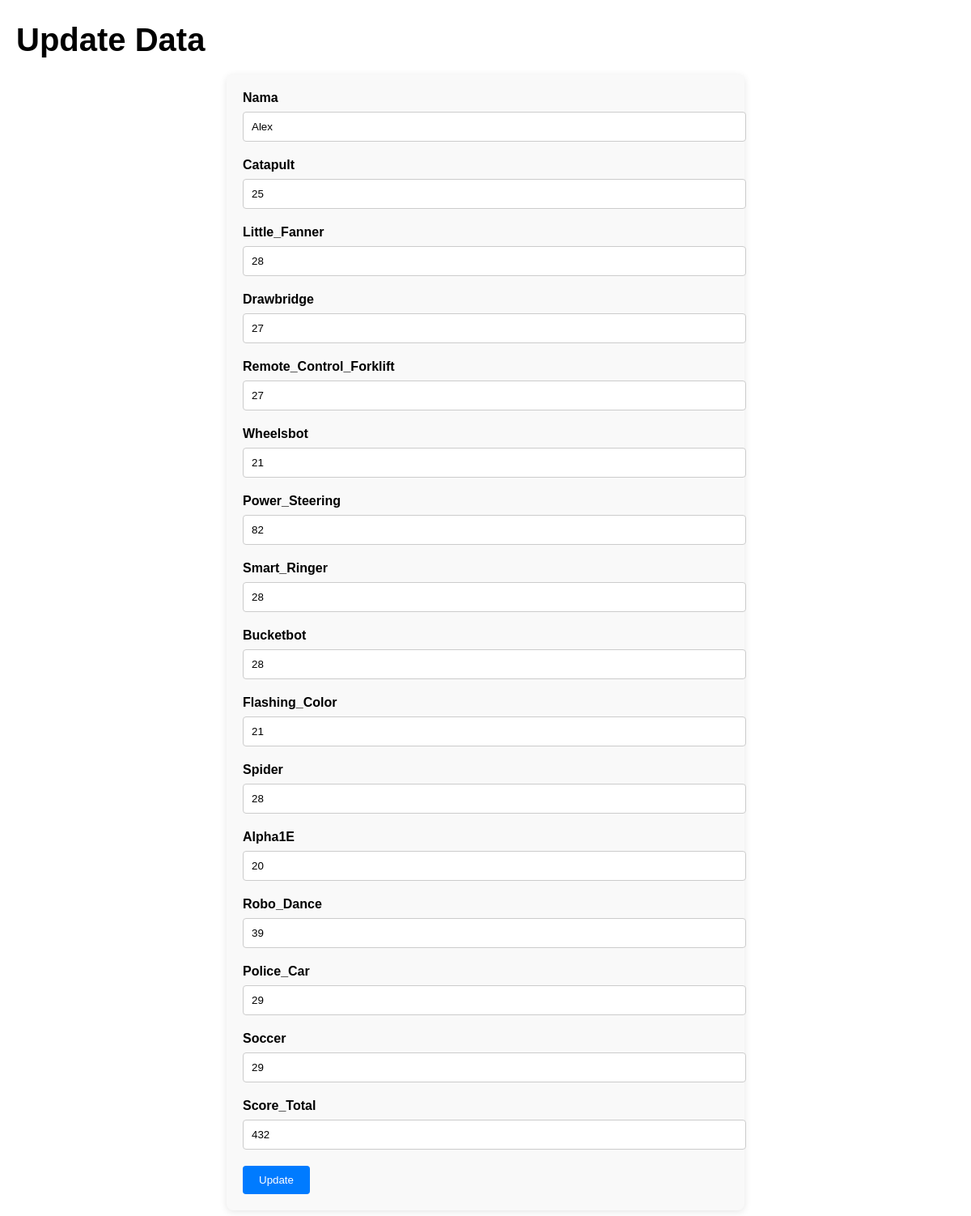
Screenshot of /update.php?id=2&table=uKit_Advanced with the database file from the repository.
### tables this page shows
CREATE TABLE `ukit_advanced` (
  `id` int NOT NULL,
  `Nama` varchar(100) DEFAULT NULL,
  `Catapult` int DEFAULT NULL,
  `Little_Fanner` int DEFAULT NULL,
  `Drawbridge` int DEFAULT NULL,
  `Remote_Control_Forklift` int DEFAULT NULL,
  `Wheelsbot` int DEFAULT NULL,
  `Power_Steering` int DEFAULT NULL,
  `Smart_Ringer` int DEFAULT NULL,
  `Bucketbot` int DEFAULT NULL,
  `Flashing_Color` int DEFAULT NULL,
  `Spider` int DEFAULT NULL,
  `Alpha1E` int DEFAULT NULL,
  `Robo_Dance` int DEFAULT NULL,
  `Police_Car` int DEFAULT NULL,
  `Soccer` int DEFAULT NULL,
  `Score_Total` int DEFAULT NULL
);

### update.php (the view, shortened to what this page needs)
<?php
include 'connect.php';
if (isset($_GET['id']) && isset($_GET['table'])) {
    $id = $_GET['id'];
    $table = $_GET['table'];
    $sql = "SELECT * FROM $table WHERE id = ?";
    $stmt = $conn->prepare($sql);
    $stmt->bind_param('i', $id);
    $stmt->execute();
    $result = $stmt->get_result();
    if ($result->num_rows > 0) {
        $row = $result->fetch_assoc();
    } else {
        echo "Data tidak ditemukan.";
        exit;
    }
} else {
    echo "Parameter tidak valid.";
    exit;
}
?>
<!DOCTYPE html>
<html lang="en">
<head>
    <link rel="stylesheet" href="style.css">
</head>
<body>
<h1>Update Data</h1>
<form method="post">
    <?php
    foreach ($row as $key => $value) {
        if ($key != 'id') {
            echo "<label for='$key'>" . htmlspecialchars($key) . "</label>";
            echo "<input type='text' name='" . htmlspecialchars($key) . "' value='" . htmlspecialchars($value ?? '') . "' required>";
        }
    }
    ?>
    <input type="submit" value="Update">
</form>
</body>
</html>

### style.css (style rules this page uses)
body { font-family: Arial, sans-serif; margin: 0; padding: 0; background-color: #ffffff; }
h1 { font-size: 2.5em; margin-bottom: 0.5em; }

### update.php (style rules this page uses)
body { font-family: Arial, sans-serif; margin: 20px; }
form { max-width: 600px; margin: 0 auto; background-color: #f9f9f9; padding: 20px; border-radius: 8px; box-shadow: 0 2px 10px rgba(0, 0, 0, 0.1); }
label { display: block; margin-bottom: 8px; font-weight: bold; }
input[type="text"], input[type="number"] { width: 100%; padding: 10px; margin-bottom: 20px; border: 1px solid #ccc; border-radius: 4px; }
input[type="submit"] { padding: 10px 20px; background-color: #007BFF; color: #fff; border: none; border-radius: 4px; cursor: pointer; }

### rows the page displays
ukit_advanced: Nama "Alex", Catapult "25", Little_Fanner "28", Drawbridge "27", Remote_Control_Forklift "27", Wheelsbot "21", Power_Steering "82", Smart_Ringer "28", Bucketbot "28", Flashing_Color "21", Spider "28", Alpha1E "20", Robo_Dance "39", Police_Car "29", Soccer "29", Score_Total "432"

### other values shown
$key "Nama"
$key "Catapult"
$key "Little_Fanner"
$key "Drawbridge"
$key "Remote_Control_Forklift"
$key "Wheelsbot"
$key "Power_Steering"
$key "Smart_Ringer"
$key "Bucketbot"
$key "Flashing_Color"
$key "Spider"
$key "Alpha1E"
$key "Robo_Dance"
$key "Police_Car"
$key "Soccer"
